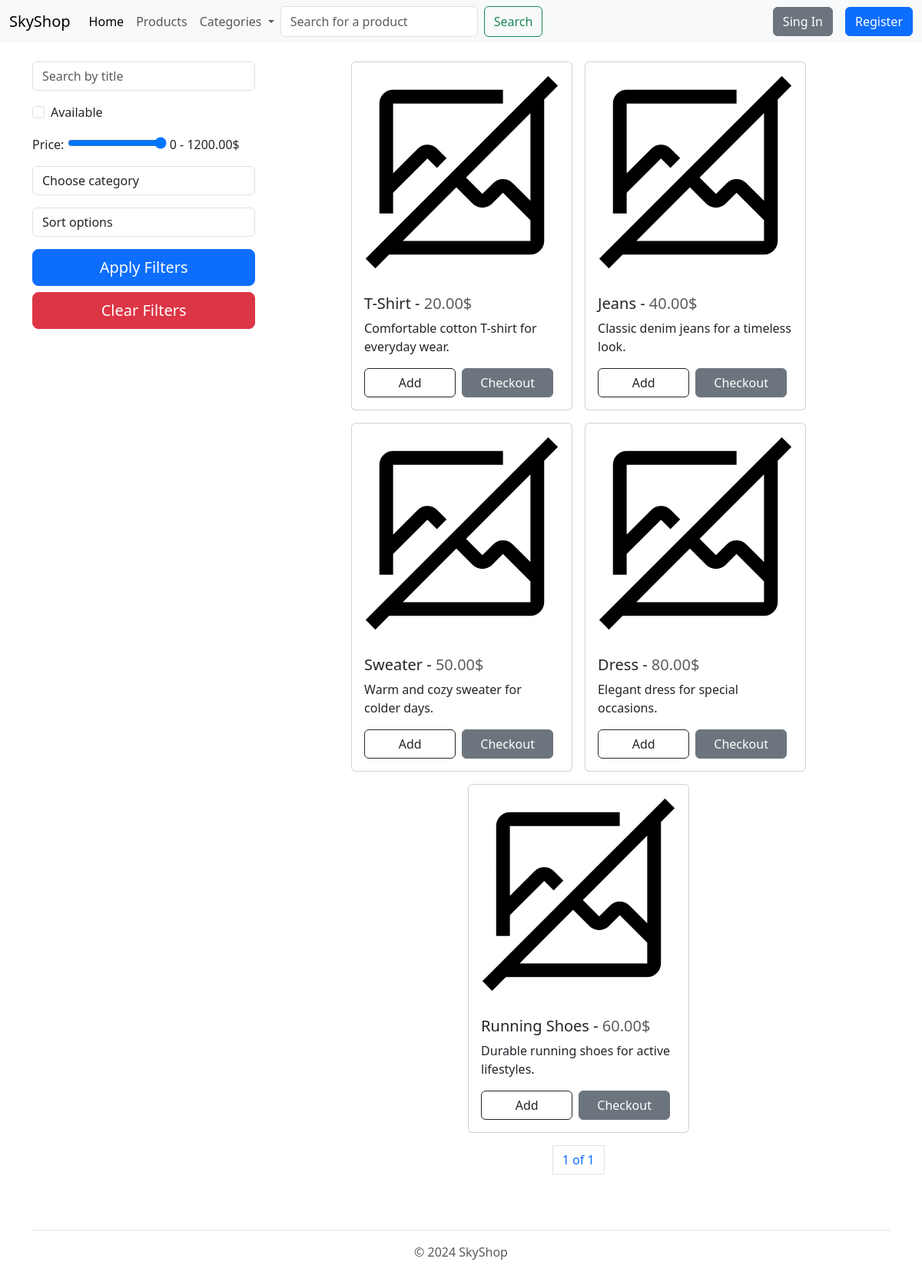
Page /products/?category=2 on the committed database.
### store/models.py (models this page shows, shortened)
class Product(models.Model):
    title = models.CharField(max_length=100, unique=True)
    description = models.TextField()
    price = models.DecimalField(max_digits=10, decimal_places=2)
    category = models.ForeignKey(Category, on_delete=models.CASCADE)
    image = models.ImageField(upload_to='products', null=True, blank=True)
    quantity = models.PositiveIntegerField()
    discount = models.PositiveIntegerField(null=True, blank=True)
    sales_count = models.PositiveIntegerField(default=0)

### store/views.py (the view)
# urls.py: path('products/', ProductListView.as_view(), name='products'),
class ProductListView(ListView):
    template_name = 'products.html'
    queryset = Product.objects.all()
    paginate_by = 6
    def get_context_data(self, **kwargs: Any) -> dict[str, Any]:
        context = super().get_context_data(**kwargs)
        context['max_price'] = Product.objects.all().order_by(
            '-price').first().price
        return context
    def get_filter_data(self):
        if self.request.GET:
            title = self.request.GET.get('search')
            sort_type = self.request.GET.get('sort')
            available = self.request.GET.get('available')
            price_range = self.request.GET.get('price_range')
            category = self.request.GET.get('category')
            queryset = Product.objects.all()
            if title:
                queryset = queryset.filter(title__icontains=title)
            if sort_type == 'price_asc':
                queryset = queryset.order_by('price')
            elif sort_type == 'price_desc':
                queryset = queryset.order_by('-price')
            elif sort_type == 'popularity':
                queryset = queryset.order_by('-sales_count')
            if category:
                queryset = queryset.filter(category__id=category)
            if available:
                queryset = queryset.filter(price__gt=0)
            if price_range:
                queryset = queryset.filter(price__lte=price_range)
            if category:
                queryset = queryset.filter(category_id=category)
        else:
            queryset = Product.objects.all()
        return queryset
    def get(self, request: HttpRequest, *args: Any, **kwargs: Any) -> HttpResponse:
        filtered_queryset = self.get_filter_data()
        self.queryset = filtered_queryset
        return super().get(request, *args, **kwargs)

### store/context_processor.py (called while the page is built)
def categories_context(request):
    categories = Category.objects.all()
    return {'categories': categories}

### store/templates/products.html (shortened to what this page needs)
{% extends 'base.html' %}
{% load static %}
{% block content %}
<div class="d-flex w-100 justify-content-md-start gap-3">
    <div class="pt-4" style="width: 300px;">
        <form method="GET" class="d-flex flex-column  gap-3">
            <input type="text" name="search" placeholder="Search by title" class="form-control">
            <div class="form-check">
                <input name="available" class="form-check-input" type="checkbox" value="True" id="defaultCheck1">
                <label class="form-check-label" for="defaultCheck1">
                    Available
                </label>
            </div>
            <div data-role="rangeslider">
                <label for="price_range">Price:</label>
                <input type="range" name="price_range" id="price_min" value="{{max_price}}" min="0" max="{{ max_price }}">
                <output for="price_range" id="price_output"> 0 - {{ max_price }}$</output>
            </div>
            <select class="form-control" name="category">
                <option value="">Choose category</option>
            </select>
            <select class="form-control" name="sort">
                <option value="">Sort options</option>
            </select>
            <button type="submit" class="btn btn-primary btn-lg btn-block w-100">Apply Filters</button>
        </form>
        <a href="{% url 'products' %}" class="btn btn-danger btn-lg btn-block w-100 mt-2">Clear Filters</a>
    </div>
    <div class="w-75 d-flex justify-content-center align-items-center flex-column gap-3">
        <div class="d-flex w-100 justify-content-center align-items-center flex-shrink-1 flex-wrap gap-3 pt-4">
            {% if object_list %}
                {% for product in object_list %}
                    <div class="card" style="width: 18rem;">
                        <img src="{% if product.image %}{{ product.image.url }}{% else %}{% static 'images/no-image.svg' %}{% endif %}" class="card-img-top" alt="...">
                        <div class="card-body">
                            <h5 class="card-title">{{ product.title }} - <span class="text-muted">{{ product.price }}$</span></h5>
                            <p class="card-text">{{ product.description }}</p>
                            <div class="d-grid gap-2 d-md-flex justify-content-md-start">
                                <button class="btn btn-outline-dark w-50" type="button">Add</button>
                                <a class="btn btn-secondary me-md-2 w-50" type="button" href="{% url 'products' pk=product.id %}">Checkout</a>
                            </div>
                        </div>
                    </div>
                    {% endfor %}
                </div>
                <nav aria-label="Page navigation example">
                    <ul class="pagination justify-content-center">
                        <li class="page-item"><a class="page-link">{{ page_obj.number }} of {{ page_obj.paginator.num_pages }}</a></li>
                    </ul>
                    </nav>
            {% else %}
                    <h1>No products available</h1>
            {% endif %}
    </div>
</div>
{% endblock %}

### rows in the picture
Product: price_range "1200", price "1200.00"
Product: title "T-Shirt", price "20.00", description "Comfortable cotton T-shirt for everyday wear."
Product: title "Jeans", price "40.00", description "Classic denim jeans for a timeless look."
Product: title "Sweater", price "50.00", description "Warm and cozy sweater for colder days."
Product: title "Dress", price "80.00", description "Elegant dress for special occasions."
Product: title "Running Shoes", price "60.00", description "Durable running shoes for active lifestyles."

### other values in the picture
{{ page_obj.number }} "1"
{{ page_obj.paginator.num_pages }} "1"
